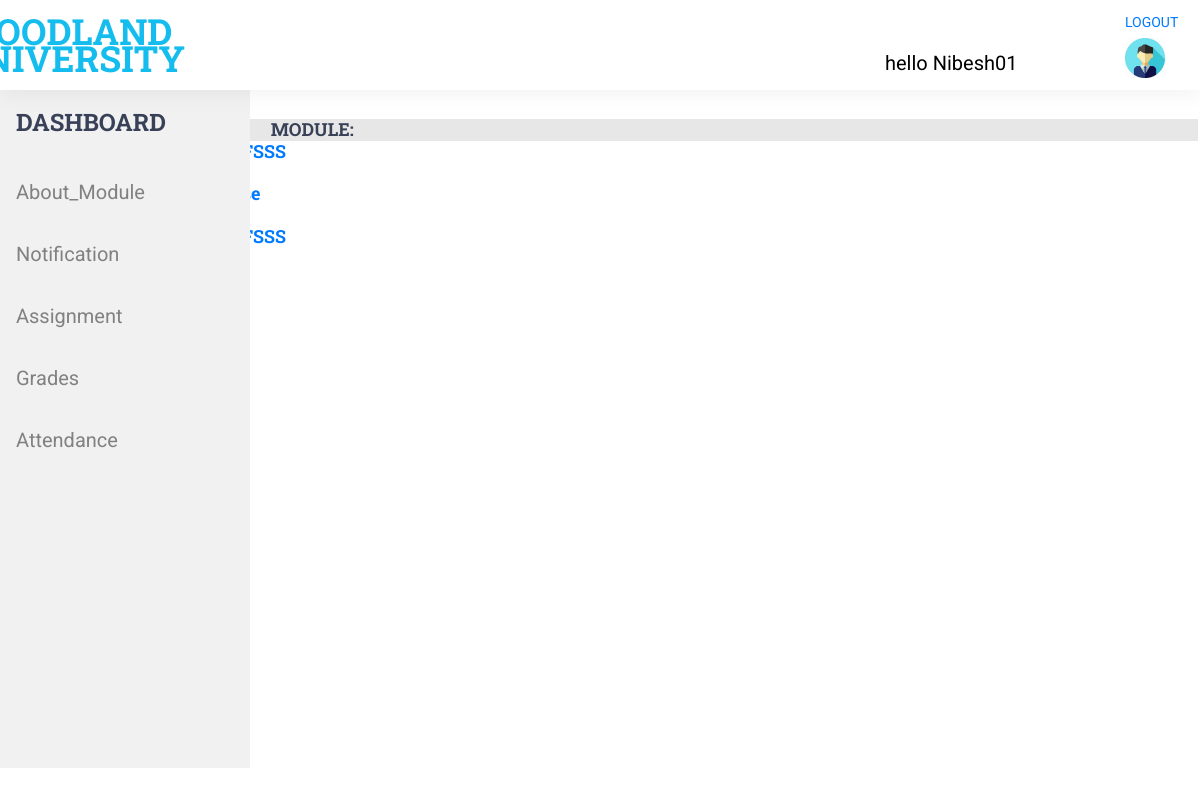
/module_leader/view_upload_module.php (signed in), run on the app's committed database.
### tables this page shows
CREATE TABLE `module_assign` (
  `module_id` int(11) NOT NULL,
  `module_name` varchar(255) NOT NULL,
  `module_creation_date` date NOT NULL,
  `module_leader` varchar(255) NOT NULL
);

### module_leader/view_upload_module.php (the view, shortened to what this page needs)
<?php
include 'session.php';
?>
<!DOCTYPE html>
<html>
<head>
	<link rel="stylesheet" type="text/css" href="../styles/bootstrap4/bootstrap.min.css">
<link rel="stylesheet" type="text/css" href="../styles/main_styles.css">
<link rel="stylesheet" type="text/css" href="../styles/responsive.css">
<link rel="stylesheet" type="text/css" href="../styles/style.css">
</head>
<body>
	<section>
		<main>
				<?php require 'module_leader_sidebar.php';
	       ?>
			<div class="courses">
		<div class="section_background parallax-window" data-parallax="scroll" data-image-src="../images/courses_background.jpg" data-speed="0.8" style="height: 100%; position: fixed;"></div>
	 <div class="notification" >
	 	<div class="note">
  <h4 style="margin-left: 3%;">MODULE:</h4>
  </div>
  <?php
 $pdo = new PDO('mysql:dbname=group_project; host=localhost','root','');
 $stmt = $pdo->prepare("SELECT module_name,module_id FROM module_assign");
 $stmt->execute();
 foreach ($stmt as $row) {?>
<h4><a href="view_module.php?module_id=<?php echo $row['module_id']; ?>"><?php echo $row['module_name']?></a></h4><br><?php
}
?>
</div>
		</div>
		</main>
	</section>
</body>
</html>

### styles/main_styles.css (style rules this page uses)
* { margin: 0; padding: 0; -webkit-font-smoothing: antialiased; -webkit-text-shadow: rgba(0,0,0,.01) 0 0 1px; text-shadow: rgba(0,0,0,.01) 0 0 1px; }
body { font-family: 'Roboto', sans-serif; font-size: 14px; font-weight: 400; background: #FFFFFF; color: #a5a5a5; }
div { display: block; position: relative; -webkit-box-sizing: border-box; -moz-box-sizing: border-box; box-sizing: border-box; }
a, a:hover, a:visited, a:active, a:link { text-decoration: none; -webkit-font-smoothing: antialiased; -webkit-text-shadow: rgba(0,0,0,.01) 0 0 1px; text-shadow: rgba(0,0,0,.01) 0 0 1px; }
h4 { font-size: 18px; }
h1, h2, h3, h4, h5, h6 { font-family: 'Roboto Slab', serif; font-weight: 700; -webkit-font-smoothing: antialiased; -webkit-text-shadow: rgba(0,0,0,.01) 0 0 1px; text-shadow: rgba(0,0,0,.01) 0 0 1px; color: #384158; margin-bottom: 0; }
.section_background { position: absolute; top: 0; left: 0; width: 100%; height: 100%; }
.courses { width: 100%; padding-top: 93px; padding-bottom: 100px; }

### styles/style.css (style rules this page uses)
body { width: 100%; height: 100%; }

### module_leader/view_upload_module.php (style rules this page uses)
.notification { margin-top: 2%; margin-left: 20%; width: 80%; height: 80%; position: fixed; padding: 2px; background: white; overflow-x: auto; overflow-y: auto; color: black; }
.note { color: black; background: #e7e7e7; }

### data on the page
module_assign: module_name "FSSS"
module_assign: module_name "se"
module_assign: module_name "FSSS"

### other printed values
$_SESSION['sess_login'] "Nibesh01"
